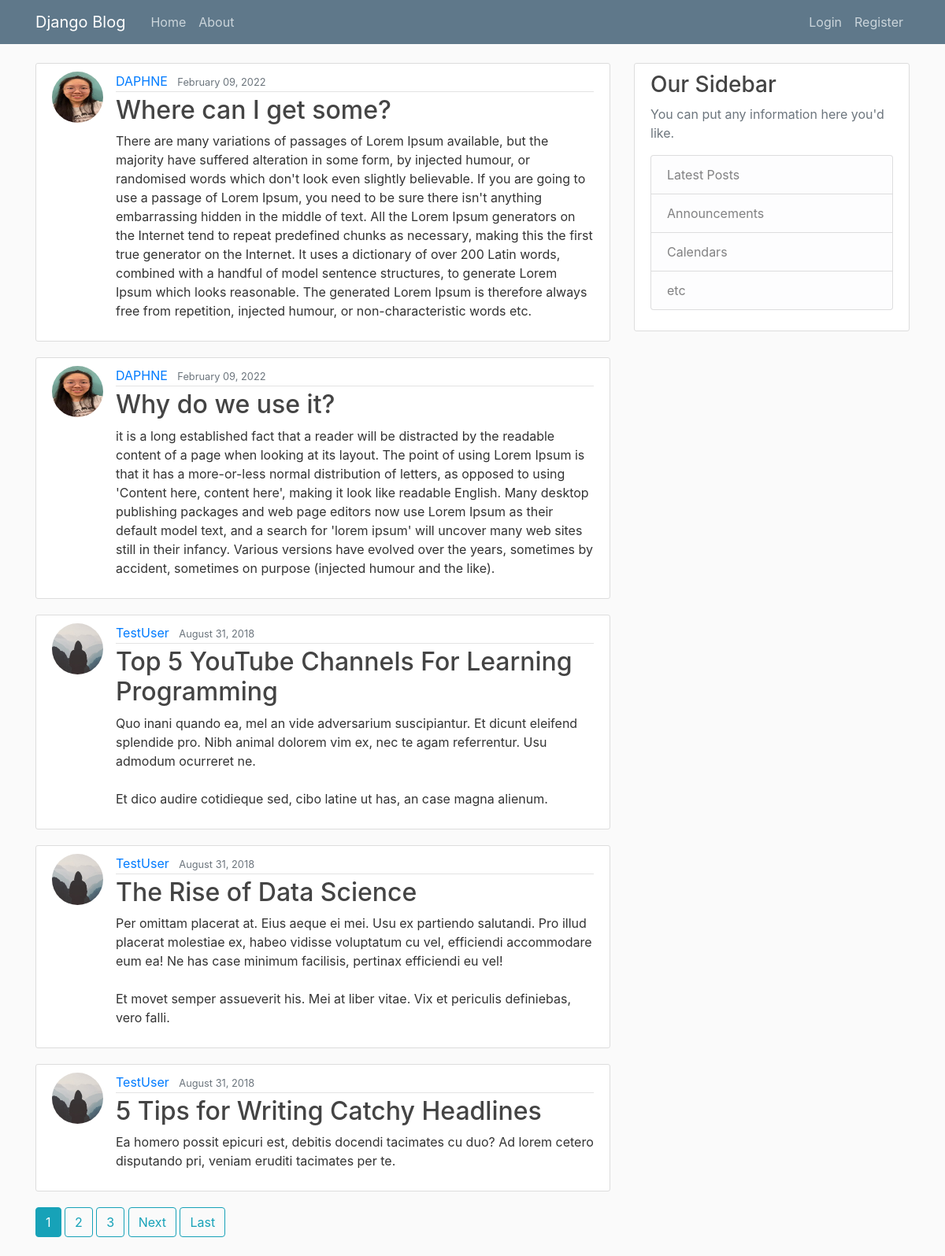
The page / on the database its author committed.
### blog/models.py (models this page shows, shortened)
class Post(models.Model):
    title = models.CharField(max_length=100)
    content = models.TextField()
    date_posted = models.DateTimeField(default=timezone.now)
    author = models.ForeignKey(User, on_delete=models.CASCADE)

### users/models.py (models this page shows, shortened)
class Profile(models.Model):
    user = models.OneToOneField(User, on_delete=models.CASCADE)
    image = models.ImageField(default='default.jpg', upload_to='profile_pics')

### blog/views.py (the view)
# urls.py: path('', PostListView.as_view(), name='blog-home'),
class PostListView(ListView):
    model = Post
    template_name = 'blog/home.html'  # <app>/<model>_<viewtype>.html
    context_object_name = 'posts'
    ordering = ['-date_posted']
    paginate_by = 5

### blog/templates/blog/home.html (shortened to what this page needs)
{% extends "blog/base.html" %}
{% block content %}
    {% for post in posts %}
        <article class="media content-section">
          <img class="rounded-circle article-img" src="{{ post.author.profile.image.url }}">
          <div class="media-body">
            <div class="article-metadata">
              <a class="mr-2" href="{% url 'user-posts' post.author.username %}">{{ post.author }}</a>
              <small class="text-muted">{{ post.date_posted|date:"F d, Y" }}</small>
            </div>
            <h2><a class="article-title" href="{% url 'post-detail' post.id %}">{{ post.title }}</a></h2>
            <p class="article-content">{{ post.content }}</p>
          </div>
        </article>
    {% endfor %}
    {% if is_paginated %}
      {% for num in page_obj.paginator.page_range %}
        {% if page_obj.number == num %}
          <a class="btn btn-info mb-4" href="?page={{ num }}">{{ num }}</a>
        {% elif num > page_obj.number|add:'-3' and num < page_obj.number|add:'3' %}
          <a class="btn btn-outline-info mb-4" href="?page={{ num }}">{{ num }}</a>
        {% endif %}
      {% endfor %}
      {% if page_obj.has_next %}
        <a class="btn btn-outline-info mb-4" href="?page={{ page_obj.next_page_number }}">Next</a>
        <a class="btn btn-outline-info mb-4" href="?page={{ page_obj.paginator.num_pages }}">Last</a>
      {% endif %}
    {% endif %}
{% endblock content %}

### blog/static/blog/main.css (style rules this page uses)
body { background: #fafafa; color: #333333; margin-top: 5rem; }
h1, h2, h3, h4, h5, h6 { color: #444444; }
.content-section { background: #ffffff; padding: 10px 20px; border: 1px solid #dddddd; border-radius: 3px; margin-bottom: 20px; }
.article-title { color: #444444; }
.article-content { white-space: pre-line; }
.article-img { height: 65px; width: 65px; margin-right: 16px; }
.article-metadata { padding-bottom: 1px; margin-bottom: 4px; border-bottom: 1px solid #e3e3e3 }

### rows shown on the page
Post: author.profile.image (picture), author "DAPHNE", date_posted "February 09, 2022", title "Where can I get some?", content "There are many variations of passages of Lorem Ipsum available, but the majority have suffered alteration in some form, by injected humour, or randomised words which don't look even slightly believable. If you are going to use a passage of Lorem Ipsum, you need to be sure there isn't anything embarrassing hidden in the middle of text. All the Lorem Ipsum generators on the Internet tend to repeat predefined chunks as necessary, making this the first true generator on the Internet. It uses a dictionary of over 200 Latin words, combined with a handful of model sentence structures, to generate Lorem Ipsum which looks reasonable. The generated Lorem Ipsum is therefore always free from…"
Post: author.profile.image (picture), author "DAPHNE", date_posted "February 09, 2022", title "Why do we use it?", content "it is a long established fact that a reader will be distracted by the readable content of a page when looking at its layout. The point of using Lorem Ipsum is that it has a more-or-less normal distribution of letters, as opposed to using 'Content here, content here', making it look like readable English. Many desktop publishing packages and web page editors now use Lorem Ipsum as their default model text, and a search for 'lorem ipsum' will uncover many web sites still in their infancy. Various versions have evolved over the years, sometimes by accident, sometimes on purpose (injected humour and the like)."
Post: author.profile.image (placeholder picture), author "TestUser", date_posted "August 31, 2018", title "Top 5 YouTube Channels For Learning Programming", content "Quo inani quando ea, mel an vide adversarium suscipiantur. Et dicunt eleifend splendide pro. Nibh animal dolorem vim ex, nec te agam referrentur. Usu admodum ocurreret ne. Et dico audire cotidieque sed, cibo latine ut has, an case magna alienum."
Post: author.profile.image (placeholder picture), author "TestUser", date_posted "August 31, 2018", title "The Rise of Data Science", content "Per omittam placerat at. Eius aeque ei mei. Usu ex partiendo salutandi. Pro illud placerat molestiae ex, habeo vidisse voluptatum cu vel, efficiendi accommodare eum ea! Ne has case minimum facilisis, pertinax efficiendi eu vel! Et movet semper assueverit his. Mei at liber vitae. Vix et periculis definiebas, vero falli."
Post: author.profile.image (placeholder picture), author "TestUser", date_posted "August 31, 2018", title "5 Tips for Writing Catchy Headlines", content "Ea homero possit epicuri est, debitis docendi tacimates cu duo? Ad lorem cetero disputando pri, veniam eruditi tacimates per te."

### other values the page prints
{{ num }} "1"
{{ num }} "2" "3"
